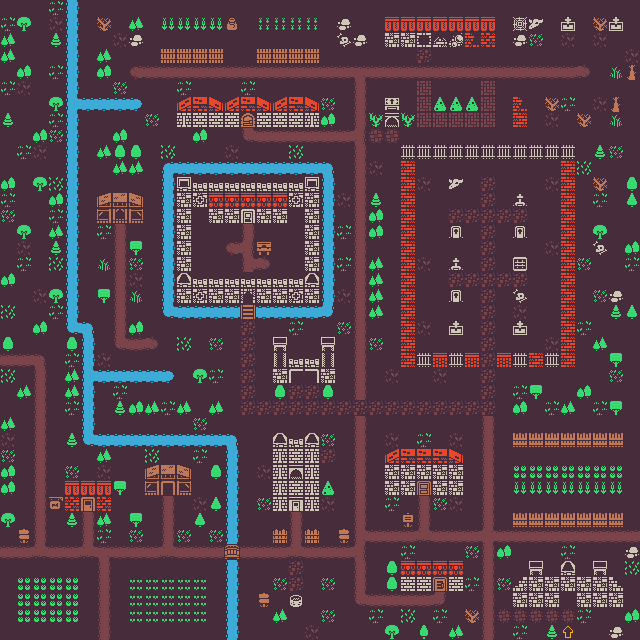

This is a level from a 2D game, rendered from its Tiled map with the project's own tilesets. A one-line summary and the map file follow, with tile-layer data summarised:
An orthogonal 40x40 tile map with 16x16 px tiles, 2 tile layers (Floor, Wall) and 13 objects.

<map version="1.9" tiledversion="1.9.2" orientation="orthogonal" renderorder="right-down" width="40" height="40" tilewidth="16" tileheight="16" infinite="0" nextlayerid="11" nextobjectid="22">
 <tileset firstgid="1" name="tiles" tilewidth="16" tileheight="16" tilecount="1078" columns="49">
  <image source="tiles.png" width="784" height="352" />
 </tileset>
 <layer id="1" name="Floor" width="40" height="40">
  <data>[1600 cells, 1598 non-empty, 34 distinct tile ids]</data>
 </layer>
 <layer id="2" name="Wall" width="40" height="40">
  <data>[1600 cells, 447 non-empty, 76 distinct tile ids]</data>
 </layer>
 <objectgroup id="7" name="PlayerStart">
  <object id="2" x="689.333" y="266.667" />
  <object id="8" gid="123" x="480" y="176" width="16" height="16" />
 </objectgroup>
 <objectgroup id="8" name="Transitions">
  <object id="5" gid="499" x="560" y="608" width="16" height="16">
   <properties>
    <property name="map" value="map2" />
    <property name="spawnpoint" value="1" />
   </properties>
  </object>
  <object id="17" gid="1012" x="0" y="560" width="16" height="16">
   <properties>
    <property name="map" value="map4" />
    <property name="spawnpoint" value="1" />
   </properties>
  </object>
 </objectgroup>
 <objectgroup id="9" name="SpawnPoints">
  <object id="6" x="560" y="608" width="16" height="16">
   <properties>
    <property name="id" value="1" />
   </properties>
  </object>
  <object id="18" x="16" y="544" width="16" height="16">
   <properties>
    <property name="id" value="2" />
   </properties>
  </object>
 </objectgroup>
 <objectgroup id="10" name="NPCs">
  <object id="9" gid="176" x="224" y="336" width="16" height="16">
   <properties>
    <property name="type" value="king" />
   </properties>
  </object>
  <object id="11" gid="224" x="64" y="544" width="16" height="16">
   <properties>
    <property name="type" value="farmer" />
   </properties>
  </object>
  <object id="12" gid="225" x="448" y="608" width="16" height="16">
   <properties>
    <property name="type" value="oldman" />
   </properties>
  </object>
  <object id="13" gid="31" x="256" y="400" width="16" height="16">
   <properties>
    <property name="type" value="guard" />
   </properties>
  </object>
  <object id="14" gid="80" x="528" y="288" width="16" height="16">
   <properties>
    <property name="type" value="gravekeeper" />
   </properties>
  </object>
  <object id="15" gid="175" x="432" y="64" width="16" height="16">
   <properties>
    <property name="type" value="adventurer" />
   </properties>
  </object>
  <object id="16" gid="127" x="16" y="112" width="16" height="16">
   <properties>
    <property name="type" value="lumberjack" />
   </properties>
  </object>
 </objectgroup>
</map>
